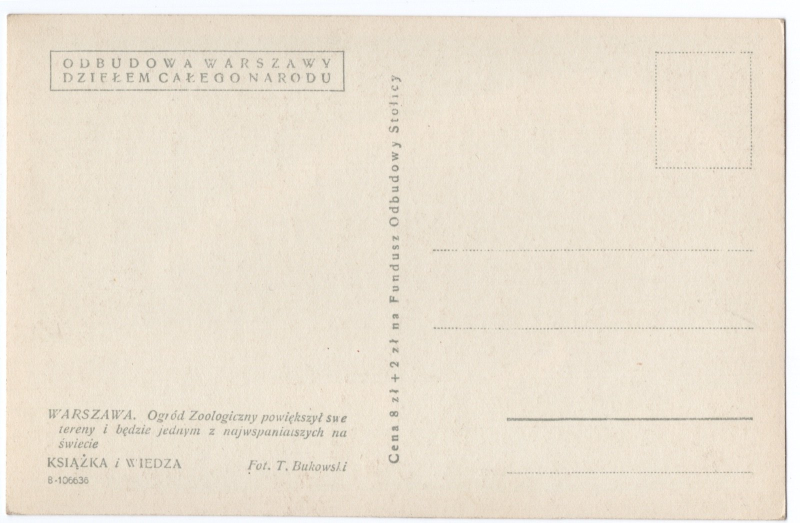
#> input picture assets/kolekcja/img_warszawa/pt-7-12-b.jpg, 1600 x 1046 px, found by its file name (shown at 1/2 size); its folder holds 4 pictures in this run
$ python contact_sheets.py
#> lines starting #> are read from the running program, lines starting #| are printed output that depends on the picture; pictures that were not available may be replaced by others from this repository, and a replacement may not be noted
# -*- coding: utf-8 -*-
"""Arkusze stykowe 5x4 z podpisaną sygnaturą — do końcowej kontroli orientacji.
Bierze GOTOWE pliki wynikowe (assets/kolekcja/img_warszawa), czyli to, co zobaczy
odbiorca strony."""
import os, math
from PIL import Image, ImageDraw, ImageFont

ROOT = '/home/user/radosc-website-preview'
SRC = os.path.join(ROOT, 'assets', 'kolekcja', 'img_warszawa')
OUT = os.path.join(ROOT, '.work', 'sheets')

COLS, ROWS = 5, 4
CELL_W, CELL_H = 236, 250
LABEL_H = 22
PAD = 10
BG = (26, 28, 32)
CELL_BG = (14, 15, 17)
FG = (232, 232, 232)

def font(sz):
#> called with sz = 13
    for p in ('/usr/share/fonts/truetype/dejavu/DejaVuSansMono.ttf',
              '/usr/share/fonts/truetype/dejavu/DejaVuSans.ttf'):
        if os.path.exists(p):
            return ImageFont.truetype(p, sz)
    return ImageFont.load_default()

def key(name):
    p = name[:-4].split('-')
    return (int(p[1]), int(p[2]), p[3])

def main():
    os.makedirs(OUT, exist_ok=True)
    for f in os.listdir(OUT):
        os.remove(os.path.join(OUT, f))
    names = sorted((n for n in os.listdir(SRC) if n.endswith('.jpg')), key=key)
    per = COLS * ROWS
    sheets = math.ceil(len(names) / per)
    fnt = font(13)
    hdr = font(15)
    for s in range(sheets):
        batch = names[s * per:(s + 1) * per]
        W = PAD + COLS * (CELL_W + PAD)
        H = PAD + 26 + ROWS * (CELL_H + LABEL_H + PAD)
        sheet = Image.new('RGB', (W, H), BG)
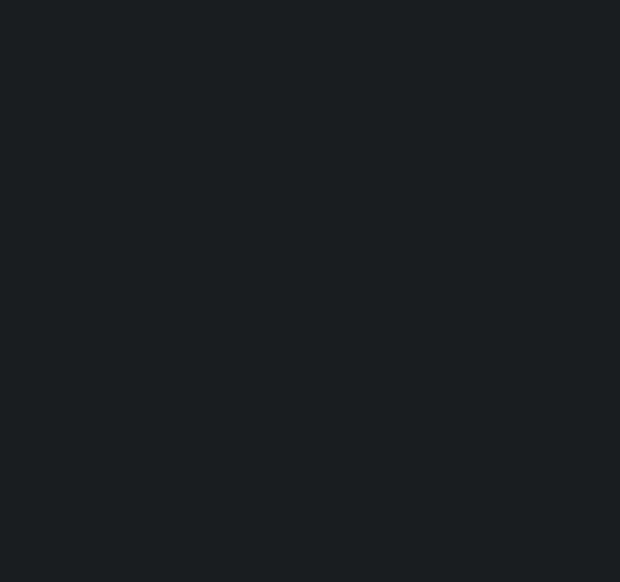
#> sheet: PIL image 1240x1164 RGB (shown at 1/2 size); mean R, G, B 26, 28, 32
        d = ImageDraw.Draw(sheet)
        d.text((PAD, PAD), 'arkusz %d/%d  —  %s … %s' % (s + 1, sheets, batch[0][:-4], batch[-1][:-4]),
               font=hdr, fill=(200, 150, 110))
        for i, n in enumerate(batch):
            c, r = i % COLS, i // COLS
            x = PAD + c * (CELL_W + PAD)
            y = PAD + 26 + r * (CELL_H + LABEL_H + PAD)
            d.rectangle([x, y, x + CELL_W, y + CELL_H], fill=CELL_BG)
            im = Image.open(os.path.join(SRC, n))
#> im is the input picture: PIL image 1600x1046 RGB; mean R, G, B 234.5, 225.4, 210.3
            im.thumbnail((CELL_W - 8, CELL_H - 8), Image.LANCZOS)
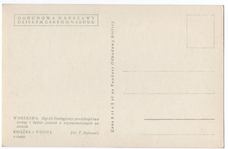
#> im: PIL image 228x149 RGB; mean R, G, B 234.4, 225.3, 210.2
            sheet.paste(im, (x + (CELL_W - im.width) // 2, y + (CELL_H - im.height) // 2))
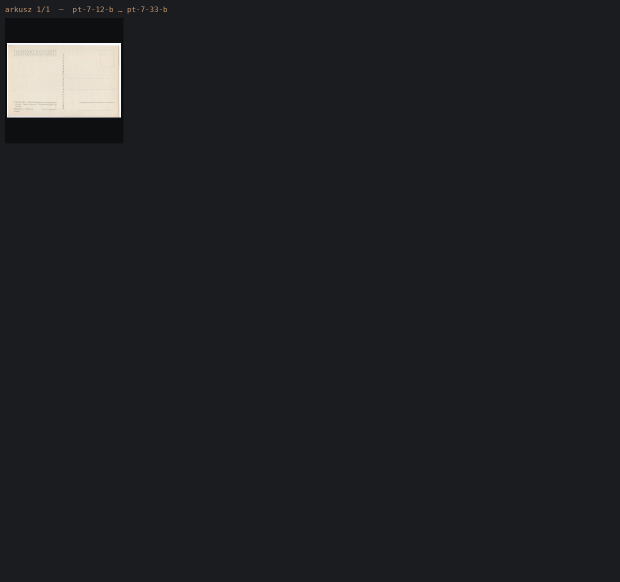
#> sheet: PIL image 1240x1164 RGB (shown at 1/2 size); mean R, G, B 30.8, 32.5, 36
            d.text((x + 2, y + CELL_H + 4), n[:-4], font=fnt, fill=FG)
        sheet.save(os.path.join(OUT, 'sheet-%02d.jpg' % (s + 1)), 'JPEG', quality=82)
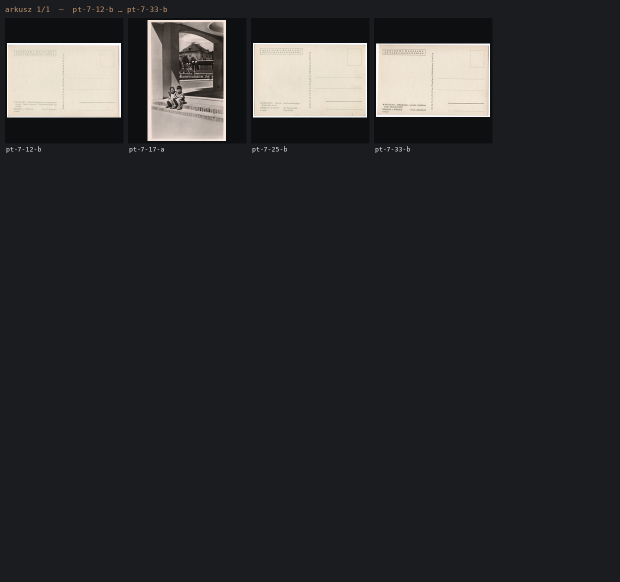
#> saved as sheet-01.jpg: PIL image 1240x1164 RGB (shown at 1/2 size); mean R, G, B 43.2, 43.9, 46.1
    print('arkuszy:', sheets, '| obrazów:', len(names))

if __name__ == '__main__':
    main()

$ run again, on assets/kolekcja/img_warszawa/pt-7-5-b.jpg
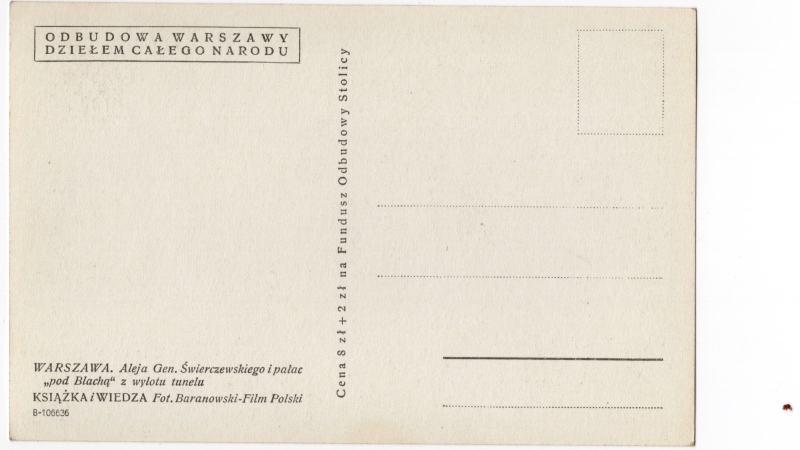
#> input picture assets/kolekcja/img_warszawa/pt-7-5-b.jpg, 1600 x 899 px, found by its file name (shown at 1/2 size)
#> in main, im is the input picture: PIL image 1600x899 RGB; mean R, G, B 233.4, 227.5, 214.9
#> im: PIL image 228x128 RGB
#> in main, `sheet.paste(im, (x + (CELL_W - im.width) // 2, y + (CELL_H - im.height..`:
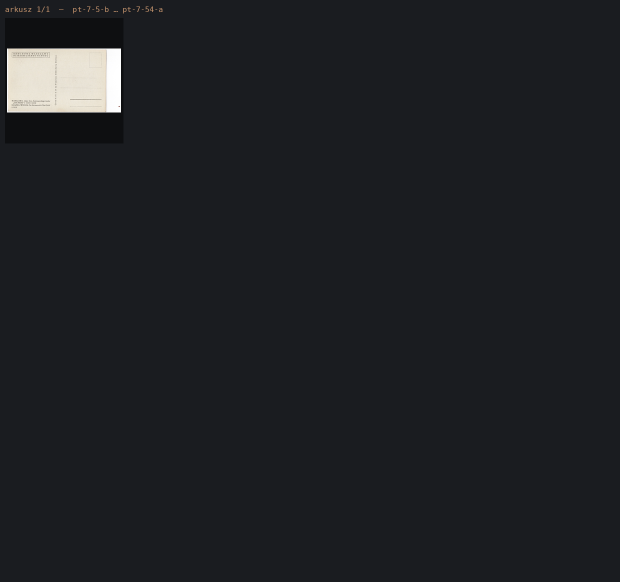
#> sheet: PIL image 1240x1164 RGB (shown at 1/2 size); mean R, G, B 30, 31.8, 35.4
#> in main, `sheet.save(os.path.join(OUT, 'sheet-%02d.jpg' % (s + 1)), 'JPEG', qual..`:
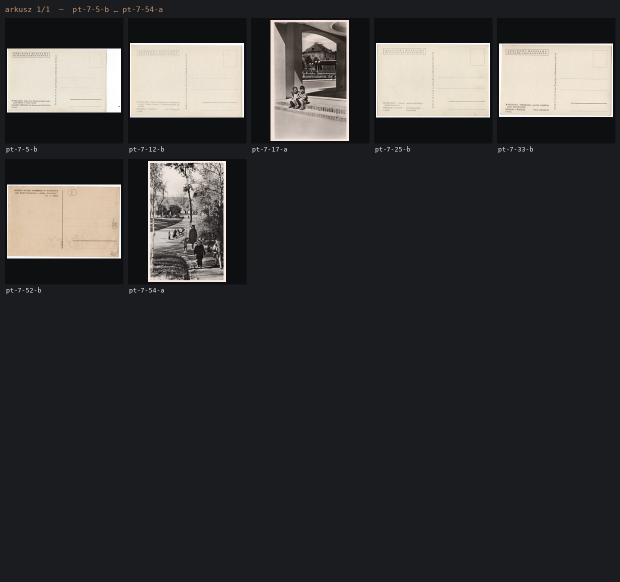
#> saved as sheet-01.jpg: PIL image 1240x1164 RGB (shown at 1/2 size); mean R, G, B 54.3, 54.1, 54.9
